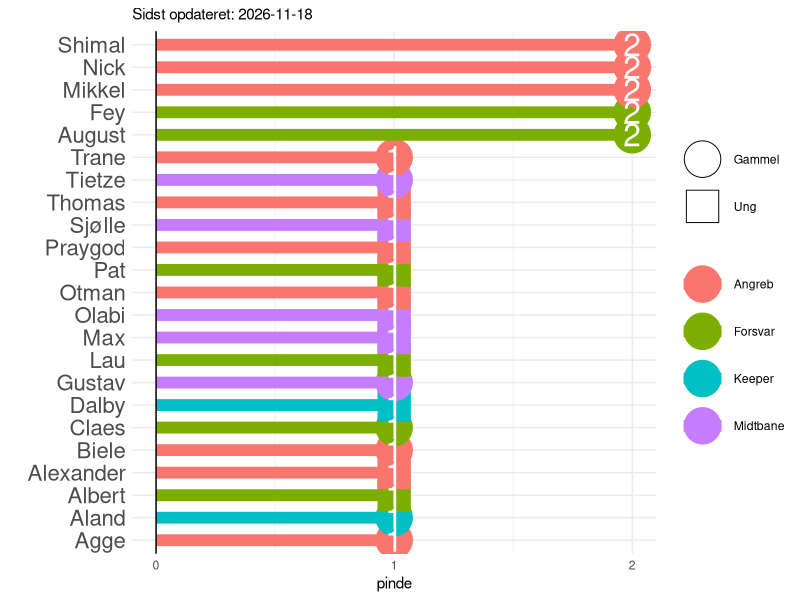

Recreate this plot in R.
library(tidyr)
library(dplyr)
library(purrr)
library(ggplot2)
library(forcats)

sti_billeder <- "C:/Users/augus/Desktop/pindespil/Jelly/AugustSD2111.github.io/assets/img/"

opdateret <- Sys.Date()

data <- tribble(
  ~spiller, ~alder, ~position, 
  
  "Dalby",      "Ung",         "Keeper",
  "Aland",      "Gammel",      "Keeper",
  "KC",         "Gammel",      "Keeper",
  "Konrad",     "Ung",         "Keeper",
  
  "Jogge",      "Gammel",      "Forsvar",
  "Kav",        "Gammel",      "Forsvar",
  "Claes",      "Gammel",      "Forsvar",
  "Lau",        "Ung",         "Forsvar",
  "Fey",        "Gammel",      "Forsvar",
  "August",     "Gammel",      "Forsvar",
  "Pat",        "Ung",         "Forsvar",
  "Albert",     "Ung",         "Forsvar",
  
  "Gustav",     "Gammel",      "Midtbane",
  "Max",        "Ung",         "Midtbane",
  "Tietze",     "Gammel",      "Midtbane",
  "Sjølle",     "Ung",         "Midtbane",
  "Olabi",      "Ung",         "Midtbane",
  
  "Praygod",    "Ung",         "Angreb",
  "Otman",      "Ung",         "Angreb",
  "Thomas",     "Ung",         "Angreb",
  "Alexander",  "Ung",         "Angreb",
  "Nick",       "Gammel",      "Angreb",
  "Haris",      "Ung",         "Angreb",
  "Agge",       "Gammel",      "Angreb",
  "Shimal",     "Gammel",      "Angreb",
  "Biele",      "Gammel",      "Angreb",
  "Mikkel",     "Gammel",      "Angreb",
  "Trane",      "Gammel",      "Angreb"
)

pinde <- tribble(
  ~id, ~dato, ~spiltype, ~trøjer, ~joker, 
  ~vindere, 
  ~tabere,
  
  1, "2025-01-21", "Interval", 1, 0, 
  c("August", "Pat", "Nick", "Mikkel", "Biele", "Max", "Aland", "Thomas", "Trane", "Albert", NA),
  c("Lau", "Fey", "Gustav", "Sjølle", "Alexander", "Agge", "Shimal", "Praygod", "Otman", "Olabi", "Dalby"),
  
  2, "2025-01-21", "Skud", 0, 0, 
  c("Lau", "Fey", "Gustav", "Sjølle", "Alexander", "Agge", "Shimal", "Praygod", "Otman", "Olabi", "Dalby"),
  c("August", "Pat", "Nick", "Mikkel", "Biele", "Max", "Aland", "Thomas", "Trane", "Albert", NA),
  
  3, "2025-01-23", "Interval", 0, 0, 
  c( "August", "Fey", "Shimal", "Nick", "Tietze", "Claes", "Mikkel", NA, NA),
  c("Lau", "Pat", "Albert", "Max", "Sjølle", "Olabi", "Praygod", "Otman", "Thomas")
)


funktion <- function(input) {
pinde <- pinde %>% 
  unnest(cols = c(vindere, tabere)) %>% 
  mutate(dato = as.Date(dato, tryFormats = c("%Y-%m-%d")))

forkert <- c(setdiff(pinde$tabere, data$spiller), setdiff(pinde$vindere, data$spiller)) %>% na.omit

if (length(forkert) > 0) {
  stop("idiot")
} else {
  message("godt")
}
pinde
}

pinde <- funktion(pinde)

png(filename = paste0(sti_billeder, "pinde_spiller.png"), width = 1000, height = 1200)
pinde %>% 
  filter(!is.na(vindere)) %>% 
  group_by(vindere) %>% 
  summarise(pinde = n()) %>% 
  left_join(data, by = c("vindere"="spiller")) %>% 
  arrange(desc(pinde)) %>% 
  ggplot(aes(fct_reorder(vindere, pinde), pinde))+ 
  geom_point(aes(shape = alder, fill = position, color=position), size =12)+
  geom_segment(aes(x = fct_reorder(vindere, pinde), xend = fct_reorder(vindere, pinde),
                   y = 0, yend = pinde, color = position),
               lwd = 4) +
  geom_text(aes(label = pinde), color = "white", size = 8) +
  scale_shape_manual(values = c(21, 22), name = " ") +
  geom_hline(yintercept = 0) +
  coord_flip() +  
  theme_minimal() + 
  scale_x_discrete(name = "")+
  scale_y_continuous(breaks = seq(0,2))+
  theme(legend.title = element_blank(),
        axis.text.y = element_text(size = 16)) +
  labs(subtitle= paste0("Sidst opdateret: ", opdateret))
dev.off()
  


